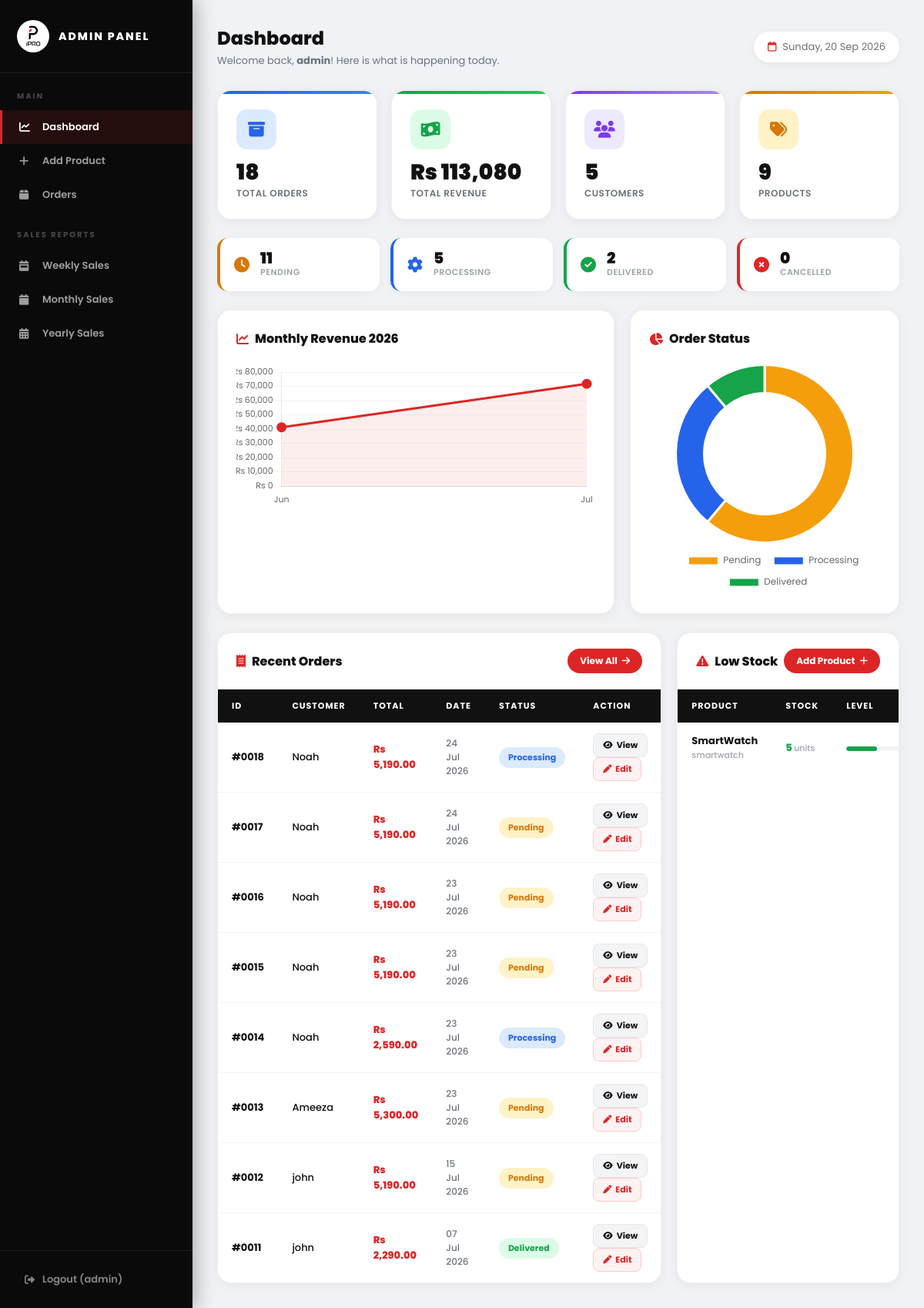
Page /admin/dashboard.php (signed in) on the committed database.
### tables this page shows
CREATE TABLE `orders` (
  `id` int(11) NOT NULL,
  `user_id` int(11) DEFAULT NULL,
  `name` varchar(255) NOT NULL,
  `phone` varchar(20) NOT NULL,
  `address` text NOT NULL,
  `total` decimal(10,2) NOT NULL DEFAULT 0.00,
  `payment_method` varchar(50) DEFAULT 'Cash on Delivery',
  `status` enum('Pending','Processing','Delivered','Cancelled') NOT NULL DEFAULT 'Pending',
  `order_date` timestamp NOT NULL DEFAULT current_timestamp()
);

CREATE TABLE `products` (
  `id` int(11) NOT NULL,
  `product_name` varchar(255) NOT NULL,
  `category` varchar(100) NOT NULL,
  `price` decimal(10,2) NOT NULL,
  `quantity` int(11) NOT NULL,
  `image` varchar(255) NOT NULL,
  `product_status` varchar(100) NOT NULL,
  `description` text DEFAULT NULL,
  `created_at` timestamp NOT NULL DEFAULT current_timestamp()
);

### admin/dashboard.php (the view, shortened to what this page needs)
<?php
include '../db.php';
$total_orders = mysqli_fetch_assoc(mysqli_query($conn,
    "SELECT COUNT(*) as t FROM orders"))['t'];
$total_revenue = mysqli_fetch_assoc(mysqli_query($conn,
    "SELECT COALESCE(SUM(total),0) as t
     FROM orders WHERE status != 'Cancelled'"))['t'];
$pending_count = mysqli_fetch_assoc(mysqli_query($conn,
    "SELECT COUNT(*) as t FROM orders
     WHERE status = 'Pending'"))['t'];
$delivered_count = mysqli_fetch_assoc(mysqli_query($conn,
    "SELECT COUNT(*) as t FROM orders
     WHERE status = 'Delivered'"))['t'];
$processing_count = mysqli_fetch_assoc(mysqli_query($conn,
    "SELECT COUNT(*) as t FROM orders
     WHERE status = 'Processing'"))['t'];
$cancelled_count = mysqli_fetch_assoc(mysqli_query($conn,
    "SELECT COUNT(*) as t FROM orders
     WHERE status = 'Cancelled'"))['t'];
$product_count = mysqli_fetch_assoc(mysqli_query($conn,
    "SELECT COUNT(*) as t FROM products"))['t'];
$customer_count = mysqli_fetch_assoc(mysqli_query($conn,
    "SELECT COUNT(*) as t FROM users
     WHERE role = 'customer'"))['t'];
$monthly = mysqli_query($conn,
    "SELECT
        DATE_FORMAT(order_date,'%b') as month,
        MONTH(order_date) as mnum,
        SUM(total) as total
     FROM orders
     WHERE YEAR(order_date) = YEAR(CURDATE())
     AND status != 'Cancelled'
     GROUP BY MONTH(order_date),
       DATE_FORMAT(order_date,'%b')
     ORDER BY mnum");
$chart_labels = [];
$chart_data   = [];
while ($row = mysqli_fetch_assoc($monthly)) {
    $chart_labels[] = $row['month'];
    $chart_data[]   = (float)$row['total'];
}
$status_q = mysqli_query($conn,
    "SELECT status, COUNT(*) as cnt
     FROM orders GROUP BY status");
$pie_labels = [];
$pie_data   = [];
while ($row = mysqli_fetch_assoc($status_q)) {
    $pie_labels[] = $row['status'];
    $pie_data[]   = (int)$row['cnt'];
}
$recent = mysqli_query($conn,
    "SELECT * FROM orders
     ORDER BY order_date DESC LIMIT 8");
$low_prods = mysqli_query($conn,
    "SELECT * FROM products
     WHERE quantity <= 5
     ORDER BY quantity ASC LIMIT 5");
?>
<!DOCTYPE html>
<html lang="en">
<head>
<link rel="stylesheet"
  href="https://cdnjs.cloudflare.com/ajax/libs/font-awesome/6.5.0/css/all.min.css">
</head>
<body>
<div class="admin-wrapper">
  <div class="admin-sidebar">
    <div class="sidebar-brand">
      <div class="sidebar-logo-circle">
        <img src="../images/logo.png" alt="Logo"
          onerror="this.parentElement.innerHTML=
          '<b style=\'color:#dc2626;font-size:14px;\'>iP</b>'">
      </div>
      <span>ADMIN PANEL</span>
    </div>
    <div class="sidebar-section">Main</div>
    <nav class="sidebar-nav">
      <a href="dashboard.php" class="active">
        <i class="fa-solid fa-chart-line"></i>
        Dashboard
      </a>
      <a href="../add_product.php">
        <i class="fa-solid fa-plus"></i>
        Add Product
      </a>
      <a href="orders.php">
        <i class="fa-solid fa-box"></i>
        Orders
      </a>
    </nav>
    <div class="sidebar-section">Sales Reports</div>
    <nav class="sidebar-nav">
      <a href="sales/weekly.php">
        <i class="fa-solid fa-calendar-week"></i>
        Weekly Sales
      </a>
      <a href="sales/monthly.php">
        <i class="fa-solid fa-calendar"></i>
        Monthly Sales
      </a>
      <a href="sales/yearly.php">
        <i class="fa-solid fa-calendar-days"></i>
        Yearly Sales
      </a>
    </nav>
    <div class="sidebar-logout">
      <a href="../logout.php">
        <i class="fa-solid fa-right-from-bracket"></i>
        Logout (<?= htmlspecialchars($_SESSION['username']) ?>)
      </a>
    </div>
  </div>
  <div class="admin-main">
    <div class="admin-topbar">
      <div>
        <h2>Dashboard</h2>
        <p>
          Welcome back,
          <strong><?= htmlspecialchars($_SESSION['username']) ?></strong>!
          Here is what is happening today.
        </p>
      </div>
      <div class="topbar-date">
        <i class="fa-regular fa-calendar"></i>
        <?= date('l, d M Y') ?>
      </div>
    </div>
    <div class="stats-grid">
      <div class="stat-card blue">
        <div class="stat-icon">
          <i class="fa-solid fa-box-archive"></i>
        </div>
        <div class="stat-value"><?= $total_orders ?></div>
        <div class="stat-label">Total Orders</div>
      </div>
      <div class="stat-card green">
        <div class="stat-icon">
          <i class="fa-solid fa-money-bill-wave"></i>
        </div>
        <div class="stat-value">
          Rs <?= number_format($total_revenue, 0) ?>
        </div>
        <div class="stat-label">Total Revenue</div>
      </div>
      <div class="stat-card purple">
        <div class="stat-icon">
          <i class="fa-solid fa-users"></i>
        </div>
        <div class="stat-value"><?= $customer_count ?></div>
        <div class="stat-label">Customers</div>
      </div>
      <div class="stat-card orange">
        <div class="stat-icon">
          <i class="fa-solid fa-tags"></i>
        </div>
        <div class="stat-value"><?= $product_count ?></div>
        <div class="stat-label">Products</div>
      </div>
    </div>
    <div class="secondary-stats">
      <div class="mini-stat orange">
        <div class="mini-stat-icon">
          <i class="fa-solid fa-clock"></i>
        </div>
        <div>
          <div class="mini-stat-num"><?= $pending_count ?></div>
          <div class="mini-stat-label">Pending</div>
        </div>
      </div>
      <div class="mini-stat blue">
        <div class="mini-stat-icon">
          <i class="fa-solid fa-gear"></i>
        </div>
        <div>
          <div class="mini-stat-num"><?= $processing_count ?></div>
          <div class="mini-stat-label">Processing</div>
        </div>
      </div>
      <div class="mini-stat green">
        <div class="mini-stat-icon">
          <i class="fa-solid fa-circle-check"></i>
        </div>
        <div>
          <div class="mini-stat-num"><?= $delivered_count ?></div>
          <div class="mini-stat-label">Delivered</div>
        </div>
      </div>
      <div class="mini-stat red">
        <div class="mini-stat-icon">
          <i class="fa-solid fa-circle-xmark"></i>
        </div>
        <div>
          <div class="mini-stat-num"><?= $cancelled_count ?></div>
          <div class="mini-stat-label">Cancelled</div>
        </div>
      </div>
    </div>
    <div class="charts-grid">
      <div class="chart-card">
        <h3>
          <i class="fa-solid fa-chart-line"></i>
          Monthly Revenue <?= date('Y') ?>
        </h3>
        <canvas id="revenueChart" height="120"></canvas>
      </div>
      <div class="chart-card">
        <h3>
          <i class="fa-solid fa-chart-pie"></i>
          Order Status
        </h3>
        <canvas id="statusChart" height="200"></canvas>
      </div>
    </div>
    <div class="tables-grid">
      <div class="table-card">
        <div class="table-card-head">
          <h3>
            <i class="fa-solid fa-receipt"></i>
            Recent Orders
          </h3>
          <a href="orders.php" class="view-all-btn">
            View All
            <i class="fa-solid fa-arrow-right"></i>
          </a>
        </div>
        <div style="overflow-x:auto;">
          <table class="data-table">
            <thead>
              <tr>
                <th>ID</th>
                <th>Customer</th>
                <th>Total</th>
                <th>Date</th>
                <th>Status</th>
                <th>Action</th>
              </tr>
            </thead>
            <tbody>
              <?php while ($row = mysqli_fetch_assoc($recent)): ?>
              <tr>
                <td>
                  <strong>
                    #<?= str_pad($row['id'],4,'0',STR_PAD_LEFT) ?>
                  </strong>
                </td>
                <td><?= htmlspecialchars($row['name']) ?></td>
                <td style="color:#dc2626;font-weight:800;">
                  Rs <?= number_format($row['total'],2) ?>
                </td>
                <td style="color:#6b7280;font-size:12px;">
                  <?= date('d M Y', strtotime($row['order_date'])) ?>
                </td>
                <td>
                  <span class="status-badge
                    badge-<?= strtolower($row['status']) ?>">
                    <?= $row['status'] ?>
                  </span>
                </td>
                <td>
                  <a href="order_details.php?id=<?= $row['id'] ?>"
                    class="tbl-btn tbl-btn-dark">
                    <i class="fa-solid fa-eye"></i> View
                  </a>
                  <a href="update_status.php?id=<?= $row['id'] ?>"
                    class="tbl-btn tbl-btn-red">
                    <i class="fa-solid fa-pen"></i> Edit
                  </a>
                </td>
              </tr>
              <?php endwhile; ?>
            </tbody>
          </table>
        </div>
      </div>
      <div class="table-card">
        <div class="table-card-head">
          <h3>
            <i class="fa-solid fa-triangle-exclamation"></i>
            Low Stock
          </h3>
          <a href="../add_product.php" class="view-all-btn">
            Add Product
            <i class="fa-solid fa-plus"></i>
          </a>
        </div>
        <div style="overflow-x:auto;">
          <table class="data-table">
            <thead>
              <tr>
                <th>Product</th>
                <th>Stock</th>
                <th>Level</th>
              </tr>
            </thead>
            <tbody>
              <?php while ($prod = mysqli_fetch_assoc($low_prods)): ?>
              <?php
              $max    = 10;
              $pct    = min(100, ($prod['quantity'] / $max) * 100);
              $color  = $prod['quantity'] == 0
                ? '#dc2626'
                : ($prod['quantity'] <= 2 ? '#f59e0b' : '#16a34a');
              ?>
              <tr>
                <td>
                  <div style="font-weight:700;font-size:13px;">
                    <?= htmlspecialchars($prod['product_name']) ?>
                  </div>
                  <div style="font-size:11px;color:#9ca3af;">
                    <?= htmlspecialchars($prod['category']) ?>
                  </div>
                </td>
                <td>
                  <span style="font-weight:800;
                    color:<?= $color ?>;">
                    <?= $prod['quantity'] ?>
                  </span>
                  <span style="font-size:11px;color:#9ca3af;">
                    units
                  </span>
                </td>
                <td>
                  <div class="stock-bar-wrap">
                    <div class="stock-bar-fill"
                      style="width:<?= $pct ?>%;
                      background:<?= $color ?>;">
                    </div>
                  </div>
                </td>
              </tr>
              <?php endwhile; ?>
            </tbody>
          </table>
        </div>
      </div>
    </div>
  </div>
</div>
<script>
// REVENUE LINE CHART
const revenueCtx = document.getElementById('revenueChart');
new Chart(revenueCtx, {
  type: 'line',
  data: {
    labels: <?= json_encode($chart_labels) ?>,
    datasets: [{
      label: 'Revenue (Rs)',
      data: <?= json_encode($chart_data) ?>,
      borderColor: '#dc2626',
      backgroundColor: 'rgba(220,38,38,0.08)',
      borderWidth: 3,
      fill: true,
      tension: 0.4,
      pointBackgroundColor: '#dc2626',
      pointRadius: 5,
      pointHoverRadius: 8,
    }]
  },
  options: {
    responsive: true,
    plugins: {
      legend: { display: false }
    },
    scales: {
      y: {
        beginAtZero: true,
        grid: { color: '#f3f4f6' },
        ticks: {
          callback: function(v) {
            return 'Rs ' + v.toLocaleString();
          },
          font: { family: 'Poppins', size: 11 }
        }
      },
      x: {
        grid: { display: false },
        ticks: {
          font: { family: 'Poppins', size: 11 }
        }
      }
    }
  }
});
// STATUS DOUGHNUT CHART
const statusCtx = document.getElementById('statusChart');
new Chart(statusCtx, {
  type: 'doughnut',
  data: {
    labels: <?= json_encode($pie_labels) ?>,
    datasets: [{
      data: <?= json_encode($pie_data) ?>,
      backgroundColor: [
        '#f59e0b',
        '#2563eb',
        '#16a34a',
        '#dc2626'
      ],
      borderWidth: 3,
      borderColor: 'white',
    }]
  },
  options: {
    responsive: true,
    cutout: '68%',
    plugins: {
      legend: {
        position: 'bottom',
        labels: {
          font: { family: 'Poppins', size: 12 },
          padding: 16,
        }
      }
    }
  }
});
</script>
</body>
</html>

### rows in the picture
orders: id "0018", name "Noah", total "5,190.00", order_date "24 Jul 2026", status "Processing"
orders: id "0017", name "Noah", total "5,190.00", order_date "24 Jul 2026", status "Pending"
orders: id "0016", name "Noah", total "5,190.00", order_date "23 Jul 2026", status "Pending"
orders: id "0015", name "Noah", total "5,190.00", order_date "23 Jul 2026", status "Pending"
orders: id "0014", name "Noah", total "2,590.00", order_date "23 Jul 2026", status "Processing"
orders: id "0013", name "Ameeza", total "5,300.00", order_date "23 Jul 2026", status "Pending"
orders: id "0012", name "john", total "5,190.00", order_date "15 Jul 2026", status "Pending"
orders: id "0011", name "john", total "2,290.00", order_date "07 Jul 2026", status "Delivered"
products: product_name "SmartWatch", category "smartwatch", quantity "5"

### other values in the picture
$_SESSION['username'] "admin"
$total_orders "18"
$total_revenue "113,080"
$customer_count "5"
$product_count "9"
$pending_count "11"
$processing_count "5"
$delivered_count "2"
$cancelled_count "0"
chart data {{ json_encode($chart_labels) }} ["Jun","Jul"]
chart data {{ json_encode($chart_data) }} [41300,71780]
chart data {{ json_encode($pie_labels) }} ["Pending","Processing","Delivered"]
chart data {{ json_encode($pie_data) }} [11,5,2]
